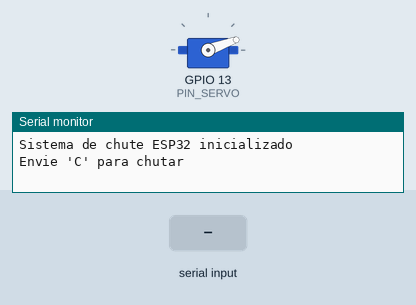
This sketch was run on a simulated ESP32. On the bench: servo, the last lines printed to the serial monitor. Inputs (shaded band) come from the test bench.

Above: at 1.2 s.
1.3 s: "C" received over Serial
At 1.45 s:
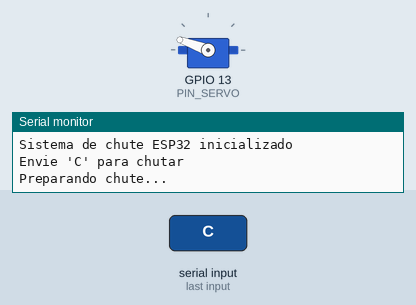
Timing chart, 0 to 4.3 s (numbered marks = the images above; inputs shaded):
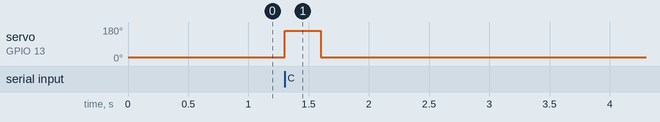

The sketch:

servo_chute_esp32.ino
```cpp
#include <ESP32Servo.h>

Servo servo_chute;

// Pino de controle do servo
const int PIN_SERVO = 13; // Qualquer GPIO com suporte a PWM

// Posições do mecanismo
const int POS_REPOUSO = 20;
const int POS_ARMADO  = 160;

void setup() {
  Serial.begin(115200);

  // Configura servo (define limites de pulso em microssegundos)
  servo_chute.attach(PIN_SERVO, 500, 2400);
  servo_chute.write(POS_REPOUSO);

  Serial.println("Sistema de chute ESP32 inicializado");
  Serial.println("Envie 'C' para chutar");
}

void loop() {
  if (Serial.available() > 0) {
    char comando = Serial.read();

    if (comando == 'C' || comando == 'c') {
      executar_chute();
    }
  }
}

void executar_chute() {
  Serial.println("Preparando chute...");

  // Armar mecanismo
  servo_chute.write(POS_ARMADO);
  delay(300);

  Serial.println("CHUTE!");

  // Liberar mola
  servo_chute.write(POS_REPOUSO);
  delay(200);

  Serial.println("Chute executado!");
}
```

Measured:
- after the input at 1.3 s, servo on GPIO 13 (PIN_SERVO): 20° → 160° at once, → 20° 0.30 s later
